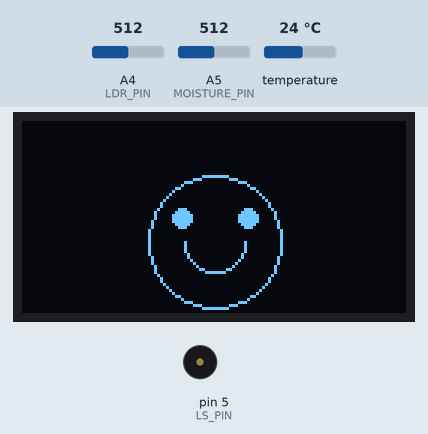
This sketch was run on a simulated Arduino Uno, built with avr-gcc and run on an emulated ATmega328P. Shown: 128×64 one-colour display, buzzer (waves = sounding). The inputs (shaded band) are chosen by the test bench; at power-on: A5 (MOISTURE_PIN) = 512, A4 (LDR_PIN) = 512, temperature 24 °C. Random numbers use the default seed unless the sketch sets one; what the sketch prints to the serial monitor is not drawn.

Above: at 2.2 s.
2.3 s: A5 (MOISTURE_PIN) set to 591
4.4 s: A5 (MOISTURE_PIN) set to 619
At 6.5 s:
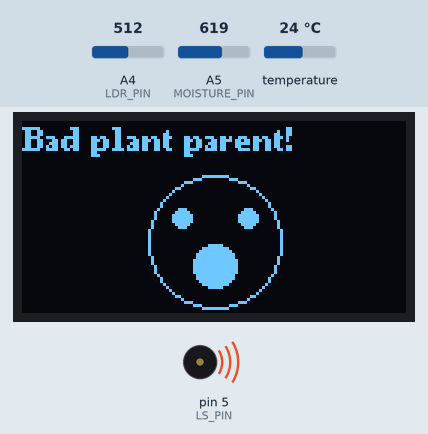
9.5 s: A4 (LDR_PIN) set to 594
12.0 s: A4 (LDR_PIN) set to 619
At 12.6 s:
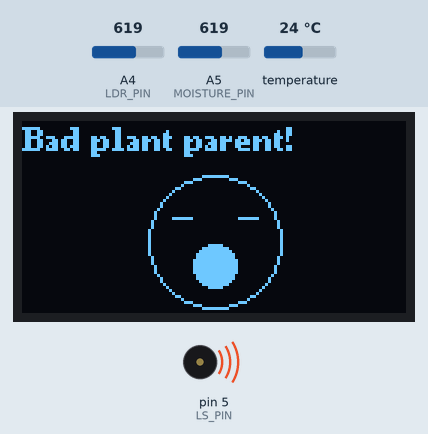
16.7 s: A5 (MOISTURE_PIN) set to 511
At 18.1 s:
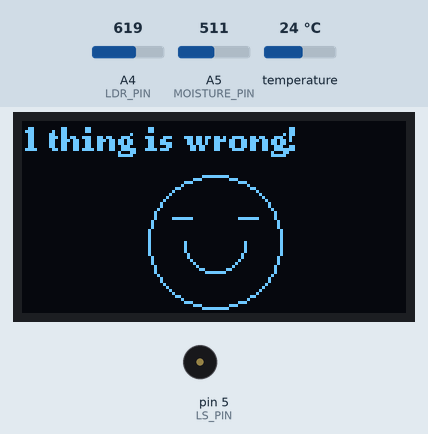
21.8 s: temperature set to 15.6 °C
24.6 s: temperature set to 14.5 °C
At 25.7 s:
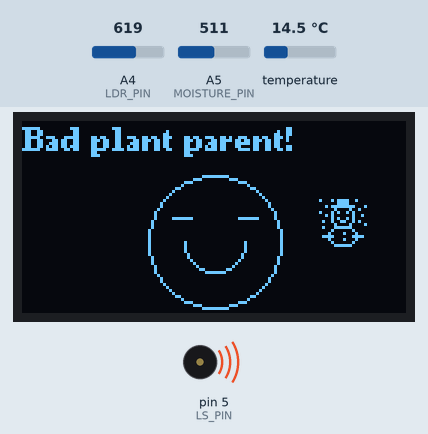
Timing chart, 0 to 30.7 s (numbered marks = the images above; inputs shaded):
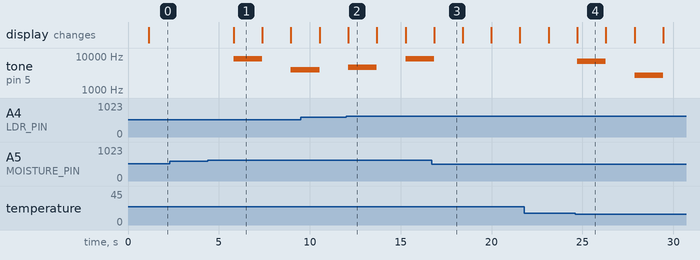

Measured:
- the behaviour switches between 600 and 601 on A5 (MOISTURE_PIN) (found by bisection; images 0 and 1)
- the behaviour switches between 600 and 601 on A4 (LDR_PIN) (found by bisection; images 1 and 2)
- the behaviour switches between 15 and 14.9 °C on temperature (found by bisection; images 3 and 4)
- after the input at 2.3 s, every drawn part: stays the same
- after the input at 4.4 s, tone on pin 5 (LS_PIN): silent → 8407 Hz after 1.4 s, → silent 1.6 s later, → 3949 Hz 1.6 s later; the display: changes after 1.4 s (image 1)
- after the input at 24.6 s, tone on pin 5 (LS_PIN): silent → 7030 Hz after 0.12 s, → silent 1.6 s later, → 2672 Hz 1.6 s later, → silent 1.6 s later
- what the display in image 1 shows lasts 1.6 s, from 5.8 s to 7.4 s

The sketch:

prod.ino
```cpp
#include <Arduino.h>
#include <U8g2lib.h>
#include <Wire.h>
#include "Adafruit_SHT31.h"

#ifdef U8X8_HAVE_HW_SPI
#include <SPI.h>
#endif
#ifdef U8X8_HAVE_HW_I2C
#include <Wire.h>
#endif

/*
  Variables to adjust
*/

#define SHT_ADDR 0x44
#define LS_PIN 5
#define MOISTURE_PIN A5
#define LDR_PIN A4

#define M_THRESHOLD_LOW 400
#define M_THRESHOLD_HIGH 600
#define T_THRESHOLD_LOW 15
#define T_THRESHOLD_HIGH 30
#define L_THRESHOLD_LOW 200
#define L_THRESHOLD_HIGH 600


/*
  Keep this as is
*/

enum Sensor {
  LIGHT,
  SOIL_MOISTURE,
  AIR_TEMPERATURE,
  AIR_MOISTURE
};

enum class Eyes {
  NORMAL,
  SQUINT,
  BIG
};

enum class Mouth {
  HAPPY,
  SAD,
  OPEN
};

enum class Symbol {
  NONE,
  HEAT,
  COLD,
};

U8G2_SSD1306_128X64_NONAME_F_HW_I2C u8g2(U8G2_R0, SCL, SDA, U8X8_PIN_NONE);
Adafruit_SHT31 sht31 = Adafruit_SHT31();
unsigned long toneStartTime = 0;
bool isBeeping = false;
int messageState = 0;

void setup(void) {
  Serial.begin(115200);

  sht31.begin(SHT_ADDR);
  u8g2.begin();

  displayClear();
  displayText("Initializing...");
  displayShow();
  delay(1000);
}

void loop(void) {
  int badStates = 0;
  bool isThirsty = 0;

  Symbol symbol = Symbol::NONE;
  Eyes eyes = Eyes::NORMAL;
  Mouth mouth = Mouth::HAPPY;

  float light = readSensor(LIGHT);
  if(light > L_THRESHOLD_HIGH){
    eyes = Eyes::SQUINT;
    badStates++;
  } else if (light < L_THRESHOLD_LOW){
    eyes = Eyes::BIG;
    badStates++;
  } else {
    eyes = Eyes::NORMAL;
  }

  float airTemp = readSensor(AIR_TEMPERATURE);
  if(airTemp > T_THRESHOLD_HIGH){
    badStates++;
    symbol = Symbol::HEAT;
  } else if (airTemp < T_THRESHOLD_LOW){
    badStates++;
    symbol = Symbol::COLD;
  } else {
    symbol = Symbol::NONE;
  }

  // The value of the moisture sensor decreases
  // as the moisture increases
  float soilMoisture = readSensor(SOIL_MOISTURE);
  if(soilMoisture > M_THRESHOLD_HIGH){
    badStates++;
    isThirsty = 1;
    mouth = Mouth::OPEN;
  } else if (soilMoisture < M_THRESHOLD_LOW){
    badStates++;
    mouth = Mouth::SAD;
  } else {
    mouth = Mouth::HAPPY;
  }

  displayClear();
  displaySmiley(symbol, eyes, mouth);
  String text = getText(badStates);
  displayText(text.c_str());
  displayShow();

  if((isThirsty || badStates > 1) && !isBeeping){
    startBeep();
  } else {
    stopBeep();
  }

  updateBeep();

  // Cooldown
  delay(1500);
}

String getText(int amount){
  if(amount == 0){
    return "";
  }

  if(messageState == 0){
    messageState = 1;
    return "Bad plant parent!";
  } else if(messageState == 1 && amount != 1){
    messageState = 0;
    String suffix = " things are wrong!";
    return amount + suffix;
  } else if(messageState == 1 && amount == 1){
    messageState = 0;
    String suffix = " thing is wrong!";
    return amount + suffix;
  }

  return "";
}
```

1_sensors.ino
```cpp
float readSensor(Sensor type) {
    float value = 0;

    switch(type) {
        case LIGHT:
            value = (float) analogRead(LDR_PIN);
            logSensor("Light", value);
            break;
        case SOIL_MOISTURE:
            value = (float) analogRead(MOISTURE_PIN);
            logSensor("Soil Moisture", value);
            break;
        case AIR_TEMPERATURE:
            value = sht31.readTemperature();
            logSensor("Air Temperature", value);
            break;
        case AIR_MOISTURE:
            value = sht31.readHumidity();
            logSensor("Air Humidity", value);
            break;
    }

    return value;
}

void logSensor(String label, float value) {
  Serial.print(label);
  Serial.print(": ");
  Serial.println(value);
}
```

2_sound.ino
```cpp
/**
  Place this in an if somehwere
*/
void startBeep() {
  int freq = random(300, 9000);

  tone(LS_PIN, freq);
  toneStartTime = millis();
  isBeeping = true;
}
void stopBeep() {
  noTone(LS_PIN);
  isBeeping = false;
}

/**
  Call this at the end of the main loop somehwere
*/
void updateBeep() {
  if (isBeeping && (millis() - toneStartTime >= 1000)) {
    noTone(LS_PIN);
    isBeeping = false;
    toneStartTime = 0;
  }
}
```

3_display.ino
```cpp
void displayClear() {
    u8g2.clearBuffer();
}

void displayShow() {
    u8g2.sendBuffer();
}

void displayText(const char *s) {
    u8g2.setFont(u8g2_font_ncenB08_tr);
    u8g2.drawStr(0, 10, s);
}

void displaySmiley(Symbol right, Eyes eyes, Mouth mouth) {
    const int CX = 64;
    const int CY = 40;

    u8g2.drawCircle(CX, CY, 22);

    switch (right) {
        case Symbol::HEAT:
            u8g2.setFont(u8g2_font_unifont_t_symbols);
            u8g2.drawGlyph(CX + 35, CY, 0x2615);
            break;
        case Symbol::COLD:
            u8g2.setFont(u8g2_font_unifont_t_symbols);
            u8g2.drawGlyph(CX + 35, CY, 0x2603);
            break;
        case Symbol::NONE:
            break;
        default:
            break;
    }

    switch (eyes) {
        case Eyes::SQUINT:
            u8g2.drawLine(CX - 14, CY - 8, CX - 8, CY - 8);
            u8g2.drawLine(CX + 8, CY - 8, CX + 14, CY - 8);
            break;
        case Eyes::BIG:
            u8g2.drawCircle(CX - 11, CY - 8, 5);
            u8g2.drawCircle(CX + 11, CY - 8, 5);
            u8g2.drawDisc(CX - 11, CY - 8, 2);
            u8g2.drawDisc(CX + 11, CY - 8, 2);
            break;
        default:
            u8g2.drawDisc(CX - 11, CY - 8, 3);
            u8g2.drawDisc(CX + 11, CY - 8, 3);
            break;
    }

    switch (mouth) {
        case Mouth::HAPPY:
            u8g2.drawCircle(CX, CY, 10, U8G2_DRAW_LOWER_LEFT | U8G2_DRAW_LOWER_RIGHT);
            break;
        case Mouth::SAD:
            u8g2.drawCircle(CX, CY + 10, 10, U8G2_DRAW_UPPER_LEFT | U8G2_DRAW_UPPER_RIGHT);
            break;
        case Mouth::OPEN:
            u8g2.drawDisc(CX, CY + 8, 7);
            break;
    }
}
```
